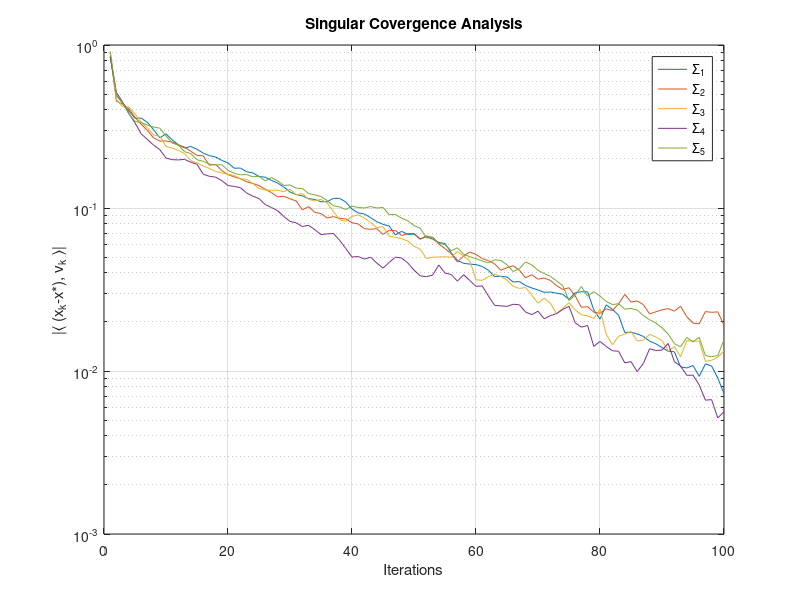

Write the MATLAB code that produced this figure.
function [] = main()
    m = 100; n = 5;
    x0 = ones(n, 1);
    maxIter = 1e2;
    numTrials = 100;
    resultsMatList = {};

    for trial = 1:numTrials
        [A, xstar, b] = setupProblem(m, n);
        [~, ~, V] = svd(A);
        X = randomizedKaczmarz(A, b, x0, maxIter);
        resMat = X - repmat(xstar, 1, maxIter);
        resultsMatList{end+1} = abs(V * resMat); % n x maxIter
    end

    sprintf('Final Approximation Error:%0.3f', norm(X(:,end) - xstar))

    avgMat = averageMatricesInList(resultsMatList);
    Iters = 1:maxIter;

    figure;
    for k = 1:n
        semilogy(Iters, avgMat(k, :), 'DisplayName', ['\Sigma_', [num2str(k)]])
        hold on;
    end
    xlabel('Iterations')
    ylabel('|\langle (x_k-x*), v_k \rangle|')
    title('Singular Covergence Analysis')
    grid on;
    legend;
end

function [A, xstar, b] = setupProblem(m, n)
    [U, ~] = qr(randn(m,m));
    [V, ~] = qr(randn(n,n));
    s = linspace(1, 10, n);           % Or some desired spectrum
    S = zeros(m,n);
    singular_values = 1:n ;
    singular_values = sort(singular_values, 'descend'); % ensure last singular value is <1

    S(1:n, :) = diag(singular_values);

    xstar = unifrnd(-1,1, [n,1]); xstar = xstar / norm(xstar);

    A = U * S * V';
    b = A * xstar;
end

function [X] = randomizedKaczmarz(A, b, x0, maxIter, dist)
    [m, n] = size(A);
    if nargin < 5
        dist = ones([m,1]) / m;
    end

    X = zeros(n, maxIter);
    X(:, 1) = x0;

    for k = 1:(maxIter-1)
        i = randsample(m, 1, true, dist);
        row = A(i,:);
        residual = row * X(:,k) - b(i);
        X(:, k+1) = X(:, k) - residual / norm(row)^2 * row';
        X(:, k+1) = X(:, k+1) / norm(X(:, k+1));
    end
end

function [avgMat] = averageMatricesInList(matrixList)
    sumMatrix = zeros(size(matrixList{1}));
    
    for i = 1:length(matrixList)
        sumMatrix = sumMatrix + matrixList{i};
    end
    
    avgMat = sumMatrix / length(matrixList);
end
